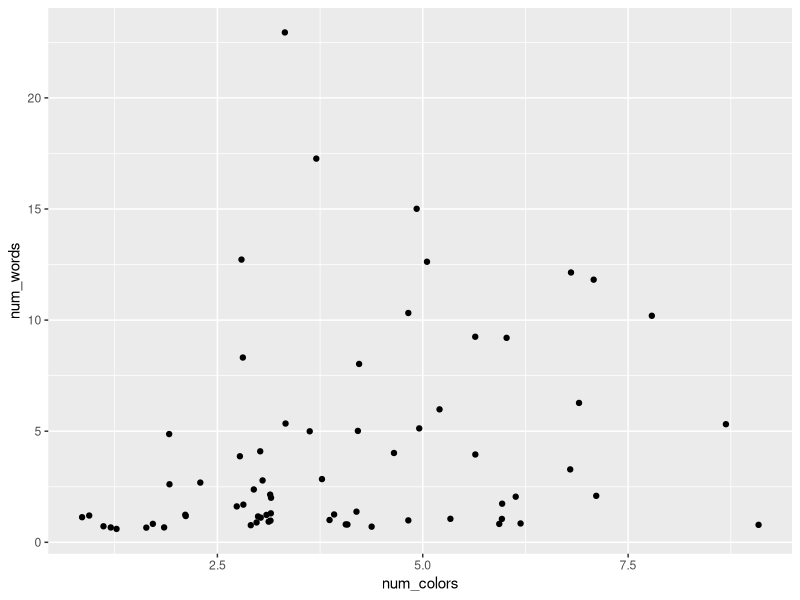
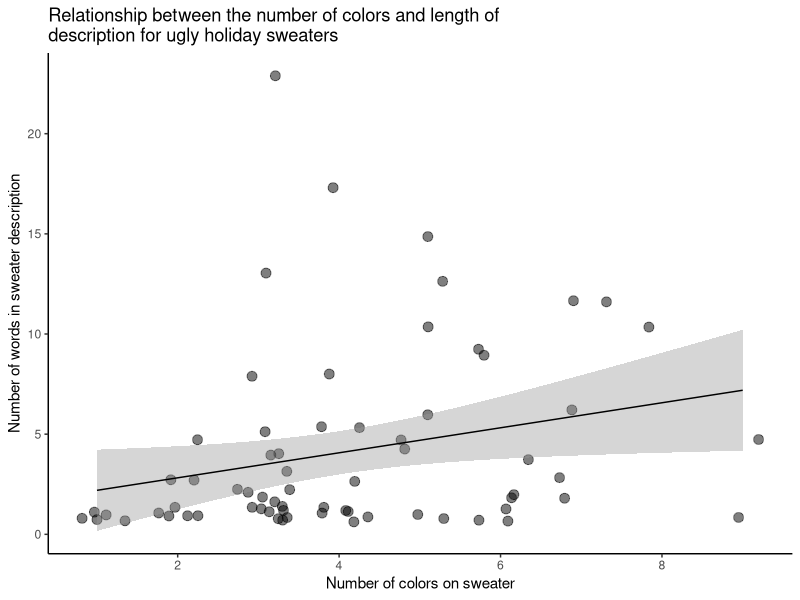

The R script that drew these images, in order:

##~~~~~~~~~~~~~~~~~~~~~~~~~~~~~~~~~~~~~~~~~~~~~~~~~~~~~~~~~~~~~~~~~~~~~~~~~~~~~~
##~~~~~~~~~~~~~~~~~~~~~~~~~~~~~~~~~~~~~~~~~~~~~~~~~~~~~~~~~~~~~~~~~~~~~~~~~~~~~~
##                                                                            ~~
##                        STEP 1: LOAD PACKAGES & DATA                      ----
##                                                                            ~~
##~~~~~~~~~~~~~~~~~~~~~~~~~~~~~~~~~~~~~~~~~~~~~~~~~~~~~~~~~~~~~~~~~~~~~~~~~~~~~~
##~~~~~~~~~~~~~~~~~~~~~~~~~~~~~~~~~~~~~~~~~~~~~~~~~~~~~~~~~~~~~~~~~~~~~~~~~~~~~~

#..........................load packages.........................

library(tidyverse)

#..........................read in data..........................

sweaters <- read_csv("ugly_sweaters.csv") %>% 
  dplyr::filter(hs_tf == "Yes") # filter data for those that actually report having a sweater

##~~~~~~~~~~~~~~~~~~~~~~~~~~~~~~~~~~~~~~~~~~~~~~~~~~~~~~~~~~~~~~~~~~~~~~~~~~~~~~
##~~~~~~~~~~~~~~~~~~~~~~~~~~~~~~~~~~~~~~~~~~~~~~~~~~~~~~~~~~~~~~~~~~~~~~~~~~~~~~
##                                                                            ~~
##                        STEP 2: WRANGLE/PROCESS DATA                      ----
##                                                                            ~~
##~~~~~~~~~~~~~~~~~~~~~~~~~~~~~~~~~~~~~~~~~~~~~~~~~~~~~~~~~~~~~~~~~~~~~~~~~~~~~~
##~~~~~~~~~~~~~~~~~~~~~~~~~~~~~~~~~~~~~~~~~~~~~~~~~~~~~~~~~~~~~~~~~~~~~~~~~~~~~~

#.....................wrangle sweater colors.....................
# 1) tidy colors (1 color per row)
# 2) group by sweater ID
# 3) calculate how many colors each sweater has on it

tidy_colors <- sweaters %>% 
  tidyr::separate_rows(colors, sep = ", ") %>% 
  tidyr::separate_rows(colors, sep = " and ") %>% 
  dplyr::group_by(sweater) %>% 
  dplyr::summarize(num_colors = length(sweater))

#..................wrangle sweater descriptions..................
# 1) tidy descriptions (1 word per row)
# 2) group by sweater ID
# 3) calculate how many colors each sweater has on it

tidy_descriptions <- sweaters %>% 
  tidyr::separate_rows(image_desc, sep = " ") %>% 
  dplyr::group_by(sweater) %>% 
  dplyr::summarize(num_words = length(sweater))

#........................join data frames.........................

tidy_counts <- dplyr::full_join(tidy_descriptions, tidy_colors)

##~~~~~~~~~~~~~~~~~~~~~~~~~~~~~~~~~~~~~~~~~~~~~~~~~~~~~~~~~~~~~~~~~~~~~~~~~~~~~~
##~~~~~~~~~~~~~~~~~~~~~~~~~~~~~~~~~~~~~~~~~~~~~~~~~~~~~~~~~~~~~~~~~~~~~~~~~~~~~~
##                                                                            ~~
##                           STEP 3: VISUALIZE DATA                         ----
##                                                                            ~~
##~~~~~~~~~~~~~~~~~~~~~~~~~~~~~~~~~~~~~~~~~~~~~~~~~~~~~~~~~~~~~~~~~~~~~~~~~~~~~~
##~~~~~~~~~~~~~~~~~~~~~~~~~~~~~~~~~~~~~~~~~~~~~~~~~~~~~~~~~~~~~~~~~~~~~~~~~~~~~~

#....................create basic scatterplot....................

simple_plot <- ggplot(tidy_counts, aes(x = num_colors, y = num_words)) +
  geom_jitter() 

simple_plot

#..............create slightly fancier scatterplot...............

fancy_plot <- ggplot(tidy_counts, aes(x = num_colors, y = num_words)) +
  geom_jitter(size = 3, alpha = 0.5) +
  scale_x_continuous(breaks = seq(from = 2, to = 8, by = 2)) +
  geom_smooth(method = lm, se = TRUE, size = 0.5, color = "black") +
  labs(x = "Number of colors on sweater", 
       y = "Number of words in sweater description",
       title = str_wrap("Relationship between the number of colors and length of description for ugly holiday sweaters", 60)) +
  theme_classic()

fancy_plot
